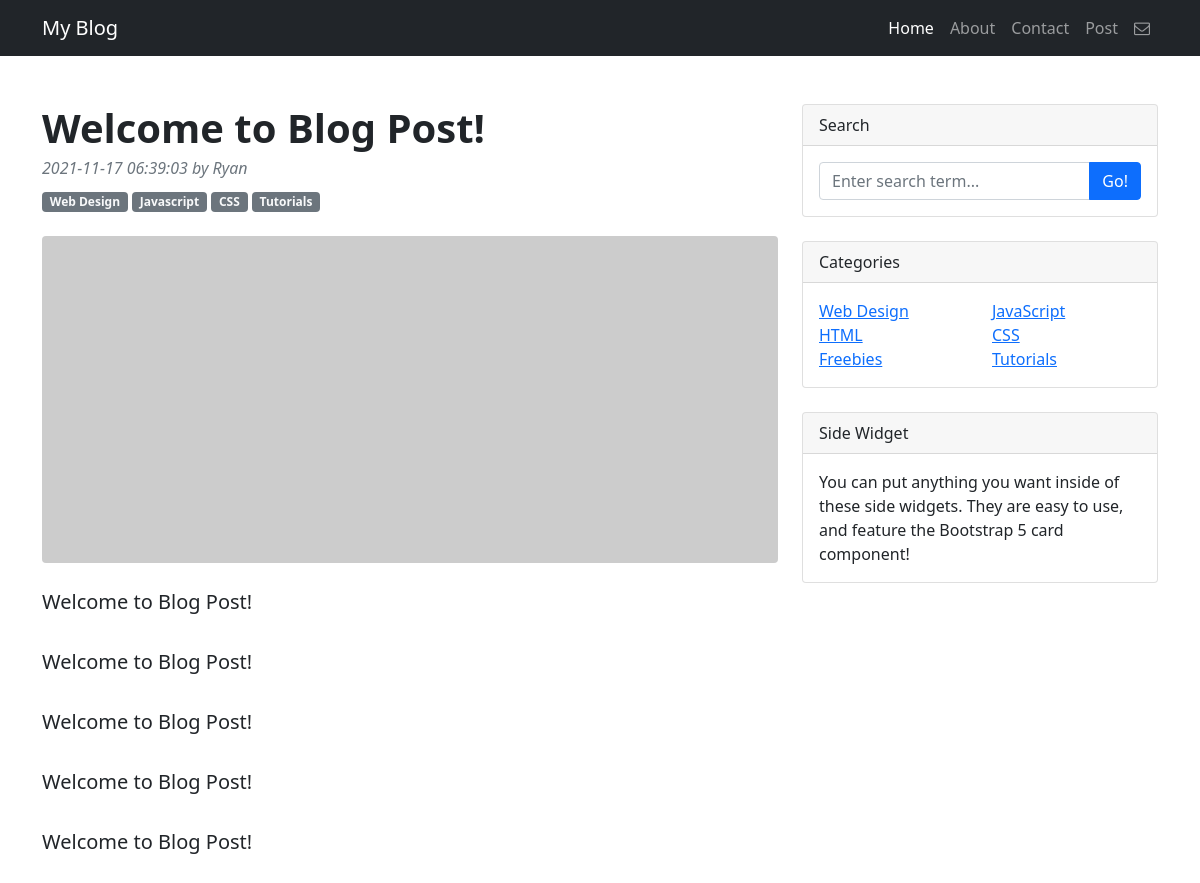
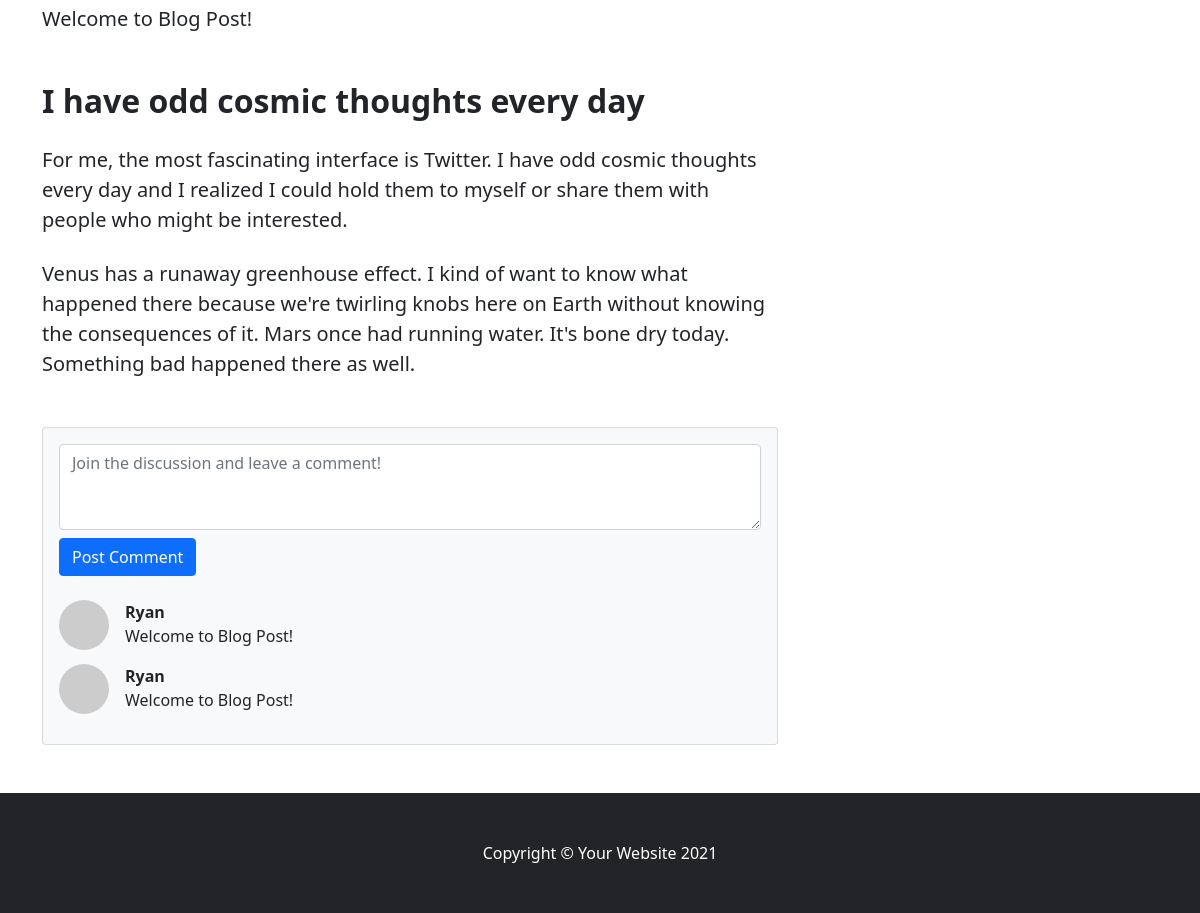
Screenshot of /article.php?articlepage=6 with the database file from the repository (2 pictures, top to bottom).
### tables this page shows
CREATE TABLE `blog_post` (
  `id` int(50) NOT NULL,
  `contents` longtext NOT NULL,
  `title` varchar(255) NOT NULL,
  `descriptions` longtext NOT NULL,
  `img_links` varchar(255) DEFAULT NULL,
  `created_by` int(50) NOT NULL,
  `created` datetime DEFAULT NULL,
  `updated` datetime DEFAULT NULL
);

CREATE TABLE `users` (
  `id` int(50) NOT NULL,
  `name` varchar(255) NOT NULL
);

CREATE TABLE `category_types` (
  `id` int(50) NOT NULL,
  `name` varchar(50) NOT NULL
);

### controller/class.php (called while the page is built, shortened)
<?php
class Database {
    public $con;
    public function __construct($tableName){
        $this->tableName = $tableName;
        $this->con = mysqli_connect("localhost", "root", "", "blogdatabase");
    }
    public function select($column_name, $table_name, $innerjoin ,$where, $orderby, $limit, $offset){
        $arrays = array();
        $query = "SELECT ". $column_name ." FROM ".$table_name." ".$innerjoin." ".$where." ". $orderby." ".$limit." ".$offset;
        $result = mysqli_query($this->con, $query);
        while($row = mysqli_fetch_assoc($result))
        {
             $arrays[] = $row;
        }
       return $arrays;
    }
    public function innerjoin($tableName,$colummID, $toColummID) {
        return $innerjoin = "INNER JOIN ". $tableName ." ON ". $colummID ." = ".$toColummID." ";
    }
    public function where($columm, $value) {
        return $where = "WHERE ".$columm." = '".$value ."' ";
    }
    public function orderby($columm, $value) {
        return $orderby = "ORDER BY ". $columm ." ". $value ." ";
    }
    public function article_info(){
        $data = new Database('blog_post');
        $column = "blog_post.contents, blog_post.title , blog_post.created, users.name ";
        $innerjoin = $data->innerjoin('users','blog_post.created_by','users.id');
        $where = $data->where('blog_post.id',intval($_GET['articlepage']));
        return $data->select($column,$data->tableName,$innerjoin,$where,'','','');
    }
    public function article_categories(){
        $data = new Database('blog_post_categories');
        $column = "category_types.name ";
        $innerjoin = $data->innerjoin('category_types','blog_post_categories.category_id','category_types.id');
        $where = $data->where('blog_post_categories.blog_post_id',intval($_GET['articlepage']));
        return $data->select($column,$data->tableName,$innerjoin,$where,'','','');
    }
    public function select_comment(){
        $data = new Database('blog_post_comment');
        $column = "blog_post_comment.comment , users.name ";
        $innerjoin = $data->innerjoin('users','blog_post_comment.user_id','users.id') . $data->innerjoin('blog_post','blog_post_comment.blog_post_id','blog_post.id');
        $where = $data->where('blog_post.id',intval($_GET['articlepage']));
        $orderby = $data->orderby('blog_post_comment.id','DESC');
        return $data->select($column,$data->tableName,$innerjoin,$where,$orderby,'','');
    }
}
?>

### article.php (the view, shortened to what this page needs)
<?php
require_once ('controller/class.php');
$data = new Database('');
if($_GET['articlepage']){
    $article_data = $data->article_info();
    foreach($article_data as $article_info){
        $post_title = $article_info["title"];
        $post_content = $article_info["contents"];
        $post_datetime = $article_info["created"];
        $post_name = $article_info["name"];
    }
}
else
{
    header('Location: index.php');
}
?>
<!DOCTYPE html>
<html lang="en">
    <head>
        <link href="css/font-awesome.min.css" rel="stylesheet" />
        <link href="css/styles.css" rel="stylesheet" />
    </head>
    <body>
        <nav class="navbar navbar-expand-lg navbar-dark bg-dark">
            <div class="container">
                <a class="navbar-brand" href="#!">My Blog</a>
                <div class="collapse navbar-collapse" id="navbarSupportedContent">
                    <ul class="navbar-nav ms-auto mb-2 mb-lg-0">
                        <li class="nav-item"><a class="nav-link active" href="index.php">Home</a></li>
                        <li class="nav-item"><a class="nav-link" href="about.php">About</a></li>
                        <li class="nav-item"><a class="nav-link" href="contact.php">Contact</a></li>
                        <li class="nav-item"><a class="nav-link" href="post.php">Post</a></li>
                        <li class="nav-item"><a class="nav-link" href="messages.php"><i class="fa fa-envelope-o"></i></a></li>
                    </ul>
                </div>
            </div>
        </nav>
        <div class="container mt-5">
            <div class="row">
                <div class="col-lg-8">
                    <article>
                        <header class="mb-4">
                            <h1 class="fw-bolder mb-1"><?php echo $post_title;?></h1>
                            <div class="text-muted fst-italic mb-2"><?php echo $post_datetime;?> by <?php echo $post_name;?></div>
                            <?php
                            $article_categories = $data->article_categories();
                            foreach($article_categories as $categories){
                            echo '<a class="badge bg-secondary text-decoration-none link-light" href="#!">'.$categories["name"].'</a> ';
                            }
                            ?>
                        </header>
                        <figure class="mb-4"><img class="img-fluid rounded" src="https://dummyimage.com/900x400/ced4da/6c757d.jpg" alt="..." /></figure>
                        <section class="mb-5">
                            <p class="fs-5 mb-4"><?php echo nl2br($post_content);?></p>
                            <h2 class="fw-bolder mb-4 mt-5">I have odd cosmic thoughts every day</h2>
                            <p class="fs-5 mb-4">For me, the most fascinating interface is Twitter. I have odd cosmic thoughts every day and I realized I could hold them to myself or share them with people who might be interested.</p>
                            <p class="fs-5 mb-4">Venus has a runaway greenhouse effect. I kind of want to know what happened there because we're twirling knobs here on Earth without knowing the consequences of it. Mars once had running water. It's bone dry today. Something bad happened there as well.</p>
                        </section>
                    </article>
                    <section class="mb-5">
                        <div class="card bg-light">
                            <div class="card-body">
                                <form class="mb-4" method="post" action="article.php?articlepage=<?php echo $_GET['articlepage'];?>">
                                    <div>
                                        <textarea class="form-control mb-2" name="comment_txt" rows="3" placeholder="Join the discussion and leave a comment!"></textarea>
                                    </div>
                                    <div>
                                        <button type="submit" name="submit_comment" class="btn btn-primary">Post Comment</button>
                                    </div>
                                </form>
                                <?php
                                $my_comment = $data->select_comment();
                                for ($a=0; $a<count($my_comment); $a++ ){
                                    echo
                                    '<div class="d-flex">
                                        <div class="flex-shrink-0"><img class="rounded-circle" src="https://dummyimage.com/50x50/ced4da/6c757d.jpg" alt="..." /></div>
                                        <div class="ms-3">
                                            <div class="fw-bold">'.$my_comment[$a]['name'].'</div>
                                            <p>'.nl2br($my_comment[$a]['comment']).'</p>
                                        </div>
                                    </div>';
                                }
                                ?>
                            </div>
                        </div>
                    </section>
                </div>
                <div class="col-lg-4">
                    <div class="card mb-4">
                        <div class="card-header">Search</div>
                        <div class="card-body">
                            <div class="input-group">
                                <input class="form-control" type="text" placeholder="Enter search term..." aria-label="Enter search term..." aria-describedby="button-search" />
                                <button class="btn btn-primary" id="button-search" type="button">Go!</button>
                            </div>
                        </div>
                    </div>
                    <div class="card mb-4">
                        <div class="card-header">Categories</div>
                        <div class="card-body">
                            <div class="row">
                                <div class="col-sm-6">
                                    <ul class="list-unstyled mb-0">
                                        <li><a href="#!">Web Design</a></li>
                                        <li><a href="#!">HTML</a></li>
                                        <li><a href="#!">Freebies</a></li>
                                    </ul>
                                </div>
                                <div class="col-sm-6">
                                    <ul class="list-unstyled mb-0">
                                        <li><a href="#!">JavaScript</a></li>
                                        <li><a href="#!">CSS</a></li>
                                        <li><a href="#!">Tutorials</a></li>
                                    </ul>
                                </div>
                            </div>
                        </div>
                    </div>
                    <div class="card mb-4">
                        <div class="card-header">Side Widget</div>
                        <div class="card-body">You can put anything you want inside of these side widgets. They are easy to use, and feature the Bootstrap 5 card component!</div>
                    </div>
                </div>
            </div>
        </div>
        <footer class="py-5 bg-dark">
            <div class="container"><p class="m-0 text-center text-white">Copyright &copy; Your Website 2021</p></div>
        </footer>
    </body>
</html>

### rows the page displays
blog_post: title "Welcome to Blog Post!", created "2021-11-17 06:39:03", users.name "Ryan", contents "Welcome to Blog Post! Welcome to Blog Post! Welcome to Blog Post! Welcome to Blog Post! Welcome to Blog Post! Welcome to Blog Post!"
category_types: name "Web Design"
category_types: name "Javascript"
category_types: name "CSS"
category_types: name "Tutorials"

### other values shown
$my_comment[$a]['name'] "Ryan"
$my_comment[$a]['comment'] "Welcome to Blog Post!"
